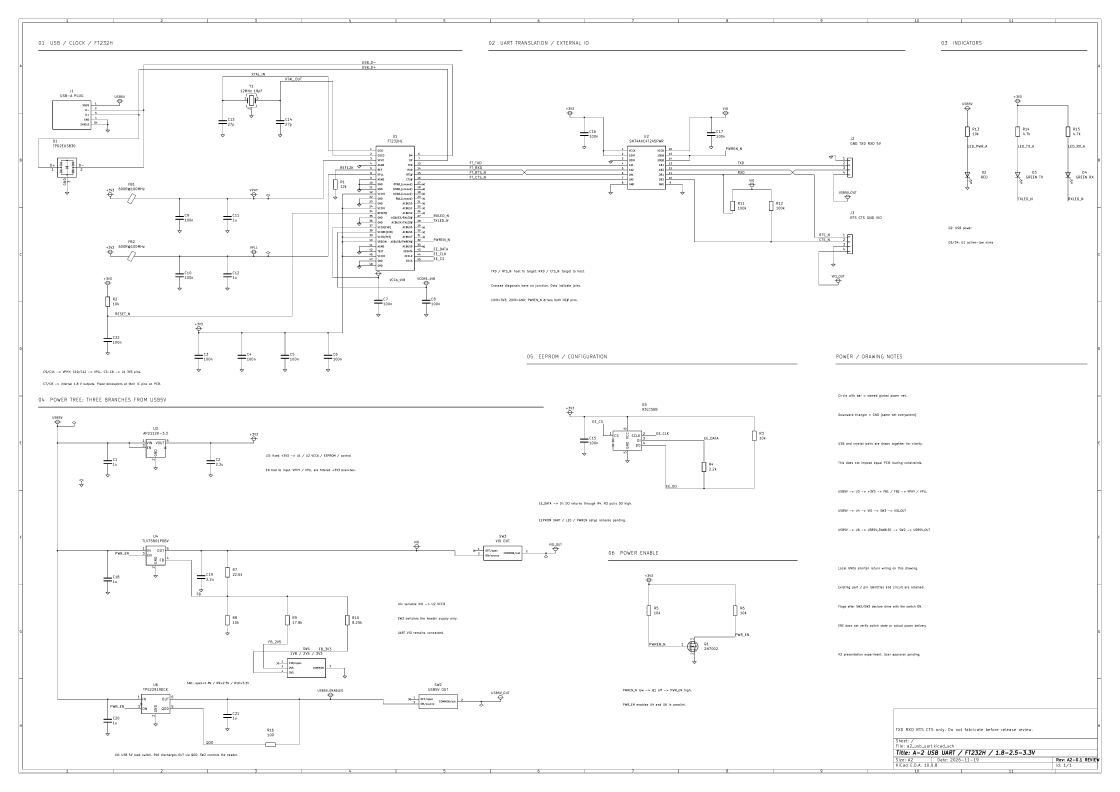
#> input picture 01_New_Design/kicad_direct/reports/schematic_v3/after/detail_source.png, 5600 x 3960 px (shown at 1/5 size); the run also reads 1 picture not shown here
$ python render_details.py
#> lines starting #> are read from the running program, lines starting #| are printed output that depends on the picture
from pathlib import Path
from PIL import Image
H=Path(__file__).resolve().parent
im=Image.open(H/'after/detail_source.png');f=im.width/(594/1.27)
#> further down, im is the input picture: PIL image 5600x3960 RGB; min 0, max 255, mean 251.2
#> after `f = im.width / (594 / 1.27)`: f = 11.97
boxes={'usb_ft232h':(10,23,194,164),'crystal':(87,29,155,67),'uart_io':(235,39,380,135),'power_tree':(17,167,239,320),'ldo_feedback':(18,215,238,288),'power_ground_symbols':(130,60,183,140),'eeprom':(225,161,329,211),'load_switch':(20,286,224,319)}
for name,box in boxes.items():im.crop(tuple(round(v*f) for v in box)).save(H/f'after/detail_{name}.png')
#> this loop made 8 passes
#> pass 1, `for name,box in boxes.items():im.crop(tuple(round(v*f) for v in box))...`:
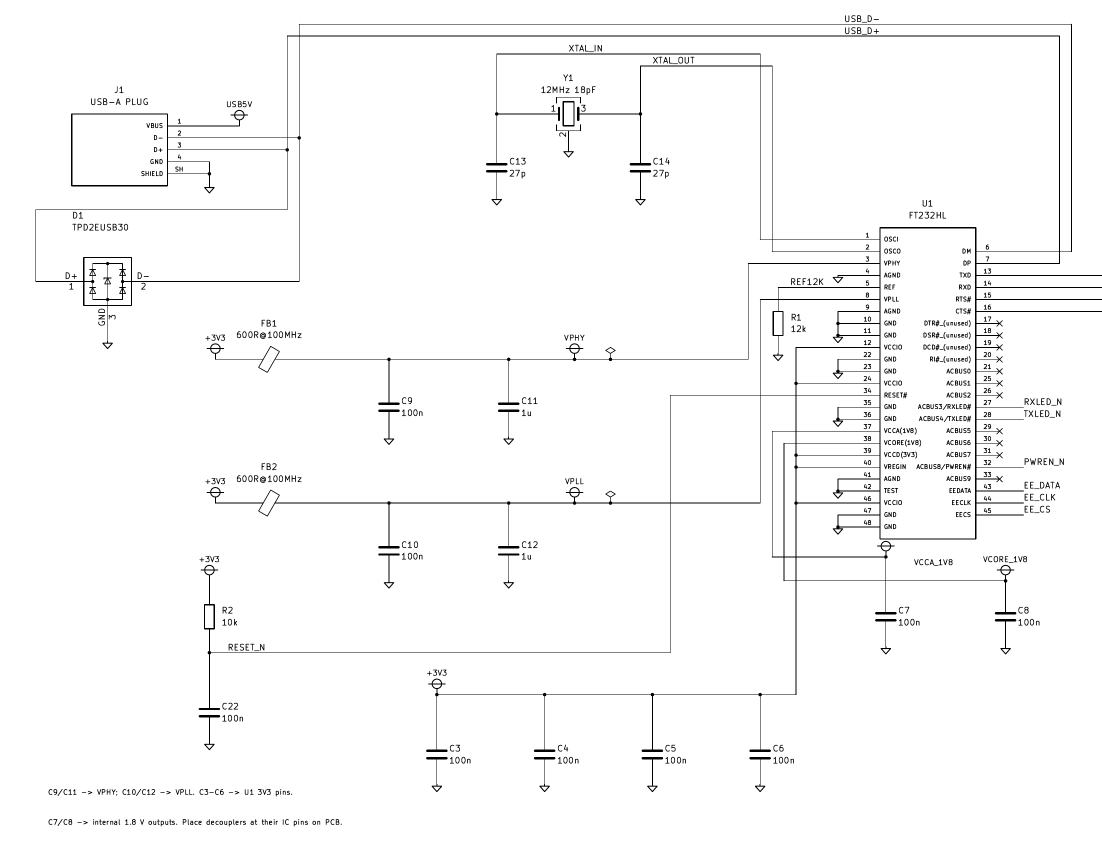
#> saved as detail_usb_ft232h.png: PIL image 2203x1689 RGB (shown at 1/2 size); min 0, max 255, mean 249.3
#> pass 2, `for name,box in boxes.items():im.crop(tuple(round(v*f) for v in box))...`:
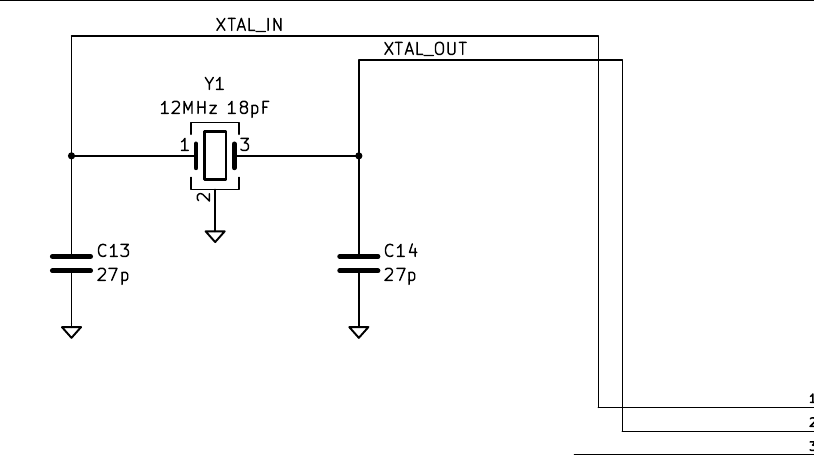
#> saved as detail_crystal.png: PIL image 814x455 RGB; min 0, max 255, mean 249
im.resize((1680,1188)).save(H/'after/overview.png')
canvas=Image.new('RGB',(3360,1188),'white')
#> canvas: PIL image 3360x1188 RGB; every value is 255
for i,d in enumerate(['before','after']):
 pic=Image.open(H/d/'schematic.png').convert('RGB').resize((1680,1188));canvas.paste(pic,(1680*i,0))
#> after `canvas.paste(pic, (1680 * i, 0))`:
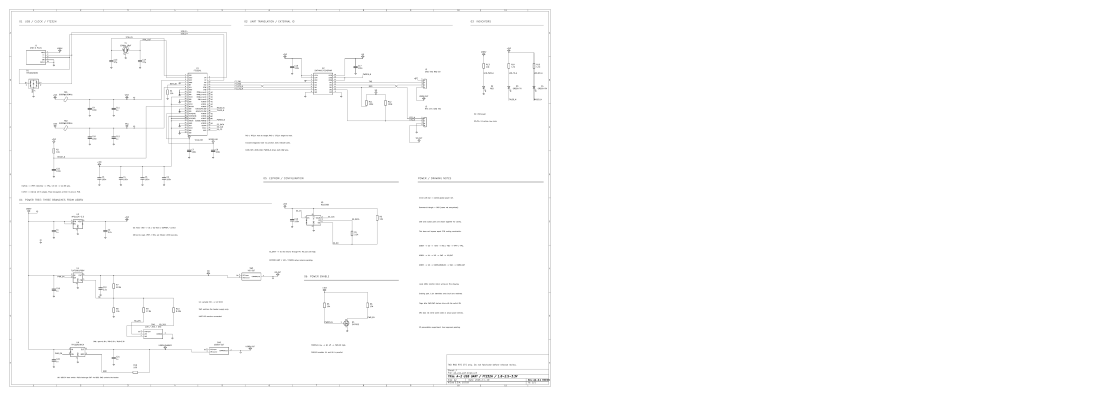
#> canvas: PIL image 3360x1188 RGB (shown at 1/3 size); min 0, max 255, mean 253.1
canvas.save(H/'comparison_v2_v3.png')
